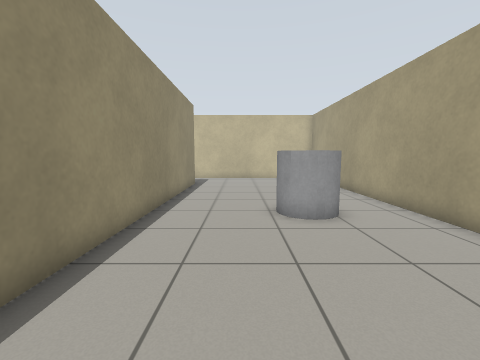
view 1 (above)

17 first-person views from a walk through a Gazebo world. The camera is 0.94 m above the floor, tilts 6° down and sees 90° across. The floor is counted in squares, 0.5 m on a side. Each view is taken from the middle of a square. On the plan, view 1 faces up. The plan holds only what a view shows up to about 15 squares ahead; the rest is blank. The robots in the file are not drawn.

view 2
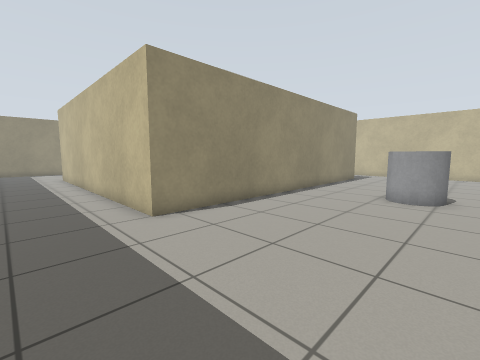

view 3
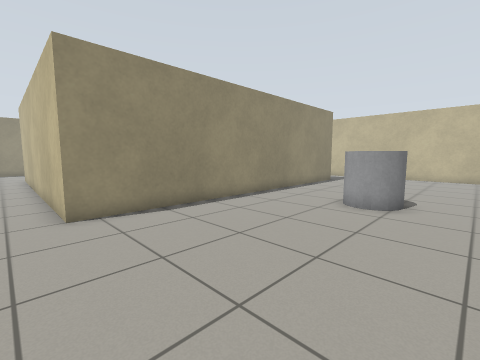

view 4
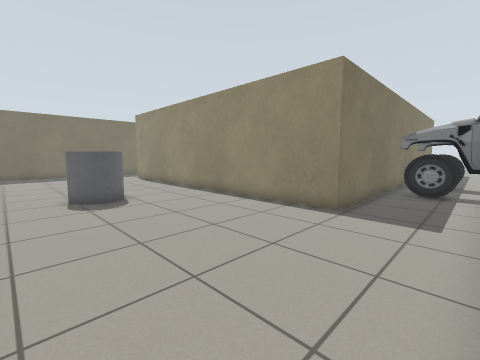

view 5
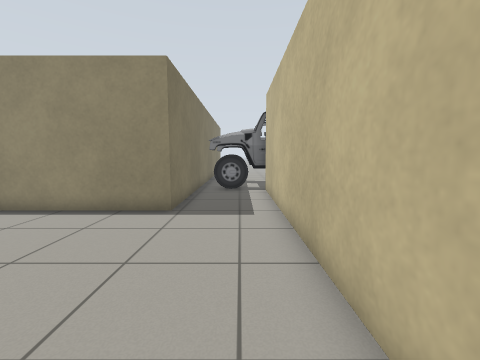

view 6
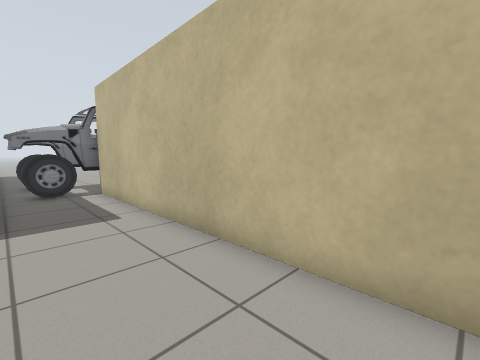

view 7
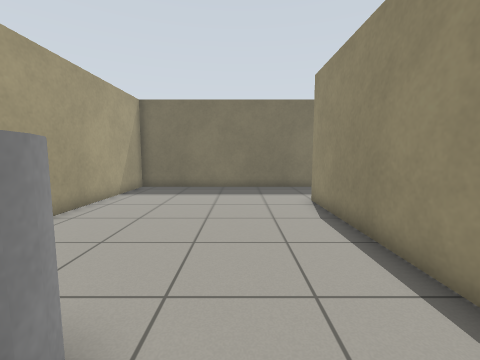

view 8
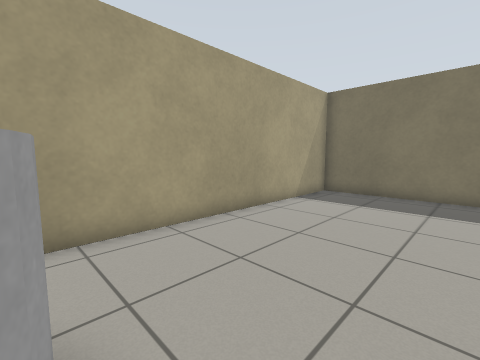

view 9
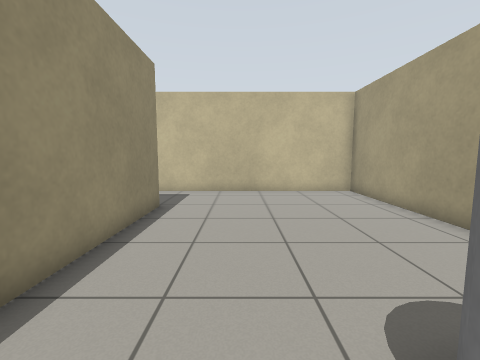

view 10
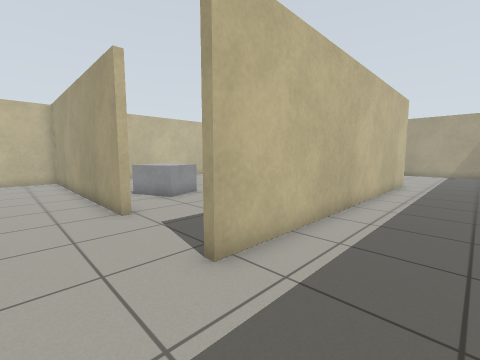

view 11
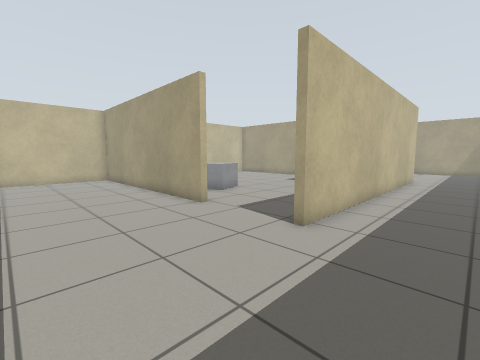

view 12
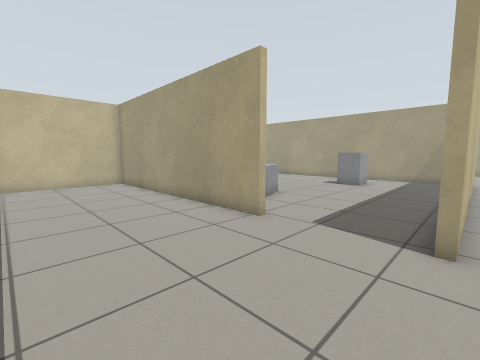

view 13
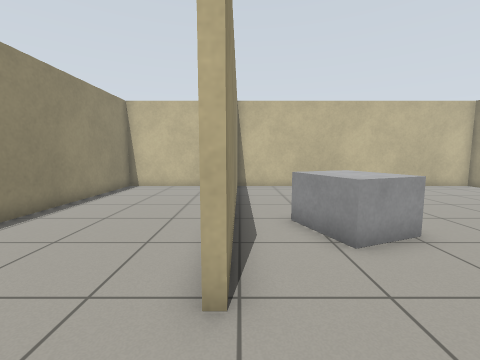

view 14
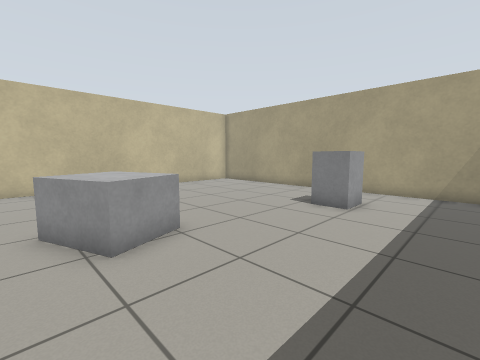

view 15
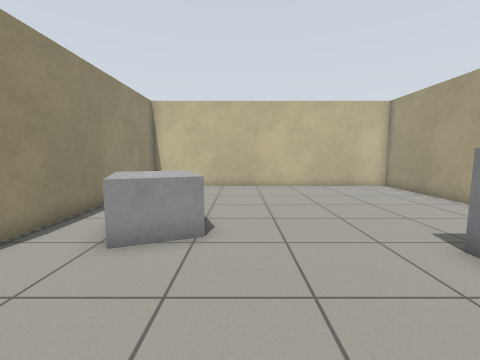

view 16
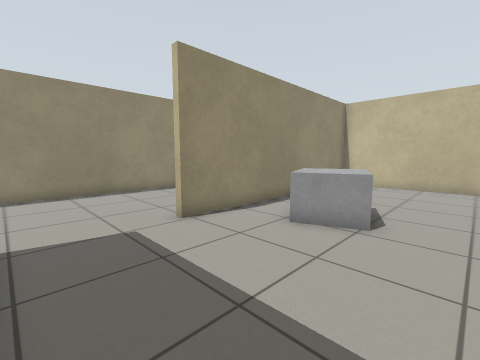

view 17
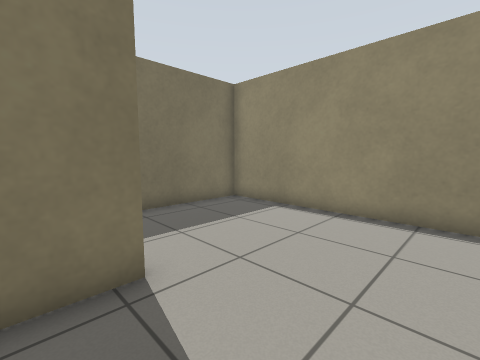

### Floor plan
Key: @ floor where view 1 was taken; # wall or solid block; . floor; C grey cylinder; A car; B grey box.
Columns run from 24 left of view 1 to 6 right of it. Each row starts with its distance up from view 1.
 20             A    ##############
 19          ...A   A.............#
 18          ...A   A.............#
 17          ...A   A.............#
 16 ############AAAAA#####........#
 15 #......#.............#........#
 14 #......#.............#........#
 13 #......#.............#........#
 12 #......#.............#........#
 11 #......#.............#........#
 10 #......#.............#........#
  9 #......#.............#....C...#
  8 #......#.BB..........#...C C..#
  7 #......#.BBB........ #....CC..#
  6 #......#.BB........  #........#
  5 #......#.........BB .#........#
  4 #......#.........B...#........#
  3 #....................#........#
  2 #....................#........#
  1 #....................#........#
  0 #................    #..@.....#
 -1 #......###############........#
 -2 #.............................#
 -3 #.............................#
 -4 #.............................#
 -5 ######              ###########

Where each view was taken, in squares from view 1:
view 1: 0 up, 0 right, facing up
view 2: 4 down, 4 right, facing up-left
view 3: 2 down, 5 right, facing up-left
view 4: 19 up, 5 right, facing down-left
view 5: 18 up, 5 right, facing left
view 6: 16 up, 5 right, facing up-left
view 7: 9 up, 0 right, facing down
view 8: 7 up, 0 right, facing down-right
view 9: 7 up, 0 right, facing up
view 10: 4 down, 20 left, facing up-right
view 11: 4 down, 23 left, facing up-right
view 12: 1 down, 23 left, facing up-right
view 13: 1 up, 17 left, facing up
view 14: 1 up, 16 left, facing up-right
view 15: 1 up, 12 left, facing up
view 16: 0 up, 11 left, facing up-left
view 17: 3 up, 16 left, facing down-left
